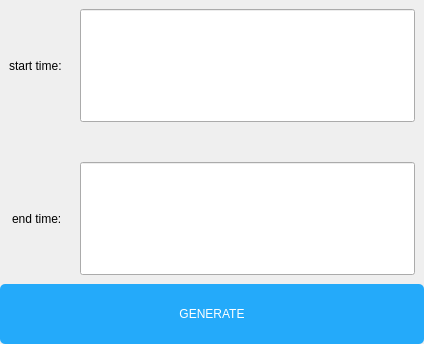
<?xml version="1.0" encoding="UTF-8"?>
<ui version="4.0">
 <class>Form</class>
 <widget class="QWidget" name="Form">
  <property name="geometry">
   <rect>
    <x>0</x>
    <y>0</y>
    <width>424</width>
    <height>344</height>
   </rect>
  </property>
  <property name="windowTitle">
   <string>Form</string>
  </property>
  <layout class="QVBoxLayout" name="verticalLayout">
   <property name="spacing">
    <number>0</number>
   </property>
   <property name="leftMargin">
    <number>0</number>
   </property>
   <property name="topMargin">
    <number>0</number>
   </property>
   <property name="rightMargin">
    <number>0</number>
   </property>
   <property name="bottomMargin">
    <number>0</number>
   </property>
   <item>
    <widget class="QWidget" name="widget" native="true">
     <property name="sizePolicy">
      <sizepolicy hsizetype="Preferred" vsizetype="Preferred">
       <horstretch>0</horstretch>
       <verstretch>0</verstretch>
      </sizepolicy>
     </property>
     <layout class="QFormLayout" name="formLayout">
      <property name="sizeConstraint">
       <enum>QLayout::SetDefaultConstraint</enum>
      </property>
      <property name="fieldGrowthPolicy">
       <enum>QFormLayout::AllNonFixedFieldsGrow</enum>
      </property>
      <property name="rowWrapPolicy">
       <enum>QFormLayout::DontWrapRows</enum>
      </property>
      <property name="labelAlignment">
       <set>Qt::AlignBottom|Qt::AlignRight|Qt::AlignTrailing</set>
      </property>
      <property name="formAlignment">
       <set>Qt::AlignRight|Qt::AlignTrailing|Qt::AlignVCenter</set>
      </property>
      <property name="horizontalSpacing">
       <number>15</number>
      </property>
      <property name="verticalSpacing">
       <number>40</number>
      </property>
      <item row="0" column="0">
       <widget class="QLabel" name="label">
        <property name="sizePolicy">
         <sizepolicy hsizetype="Preferred" vsizetype="Expanding">
          <horstretch>0</horstretch>
          <verstretch>0</verstretch>
         </sizepolicy>
        </property>
        <property name="layoutDirection">
         <enum>Qt::LeftToRight</enum>
        </property>
        <property name="styleSheet">
         <string notr="true">font: 16pt &quot;Sans Serif&quot;;</string>
        </property>
        <property name="text">
         <string>start time: </string>
        </property>
        <property name="alignment">
         <set>Qt::AlignLeading|Qt::AlignLeft|Qt::AlignVCenter</set>
        </property>
       </widget>
      </item>
      <item row="0" column="1">
       <widget class="QLineEdit" name="st_le">
        <property name="sizePolicy">
         <sizepolicy hsizetype="Expanding" vsizetype="Expanding">
          <horstretch>0</horstretch>
          <verstretch>0</verstretch>
         </sizepolicy>
        </property>
        <property name="styleSheet">
         <string notr="true">font: 16pt &quot;Sans Serif&quot;;</string>
        </property>
       </widget>
      </item>
      <item row="1" column="0">
       <widget class="QLabel" name="label_2">
        <property name="sizePolicy">
         <sizepolicy hsizetype="Preferred" vsizetype="Expanding">
          <horstretch>0</horstretch>
          <verstretch>0</verstretch>
         </sizepolicy>
        </property>
        <property name="styleSheet">
         <string notr="true">font: 16pt &quot;Sans Serif&quot;;</string>
        </property>
        <property name="text">
         <string>end time: </string>
        </property>
       </widget>
      </item>
      <item row="1" column="1">
       <widget class="QLineEdit" name="ed_le">
        <property name="sizePolicy">
         <sizepolicy hsizetype="Expanding" vsizetype="Expanding">
          <horstretch>0</horstretch>
          <verstretch>0</verstretch>
         </sizepolicy>
        </property>
        <property name="styleSheet">
         <string notr="true">font: 16pt &quot;Sans Serif&quot;;</string>
        </property>
       </widget>
      </item>
     </layout>
    </widget>
   </item>
   <item>
    <widget class="QPushButton" name="gen_btn">
     <property name="sizePolicy">
      <sizepolicy hsizetype="Minimum" vsizetype="Fixed">
       <horstretch>0</horstretch>
       <verstretch>60</verstretch>
      </sizepolicy>
     </property>
     <property name="minimumSize">
      <size>
       <width>0</width>
       <height>60</height>
      </size>
     </property>
     <property name="styleSheet">
      <string notr="true">QPushButton{
font: 16pt &quot;Sans Serif&quot;;
background-color: rgb(36,170,250);
border-radius: 5px;
color:white;
}
QPushButton:hover{
background-color: rgb(72,200,250);

}
QPushButton:pressed{
background-color: rgb(18,140,250);
}</string>
     </property>
     <property name="text">
      <string>GENERATE</string>
     </property>
    </widget>
   </item>
  </layout>
 </widget>
 <resources/>
 <connections>
  <connection>
   <sender>gen_btn</sender>
   <signal>clicked()</signal>
   <receiver>Form</receiver>
   <slot>gen_csv()</slot>
   <hints>
    <hint type="sourcelabel">
     <x>273</x>
     <y>654</y>
    </hint>
    <hint type="destinationlabel">
     <x>267</x>
     <y>745</y>
    </hint>
   </hints>
  </connection>
 </connections>
 <slots>
  <slot>fill_date()</slot>
  <slot>set_cur_obj()</slot>
  <slot>gen_csv()</slot>
 </slots>
</ui>
